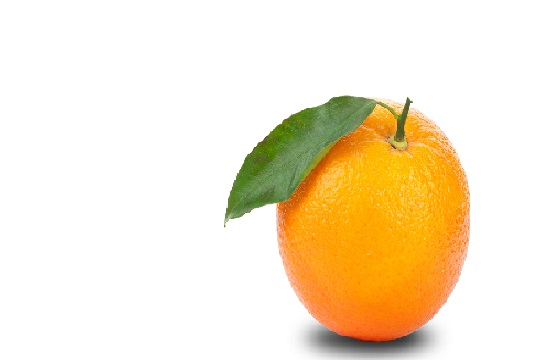
#> input picture orange.jpg, 540 x 360 px
$ python main.py
#> lines starting #> are read from the running program, lines starting #| are printed output that depends on the picture
from  PIL import Image

orange = Image.open("orange.jpg")
#> orange is the input picture: PIL image 540x360 RGB; mean R, G, B 245.5, 231.4, 205.9
moon = Image.open("moon.jpg")
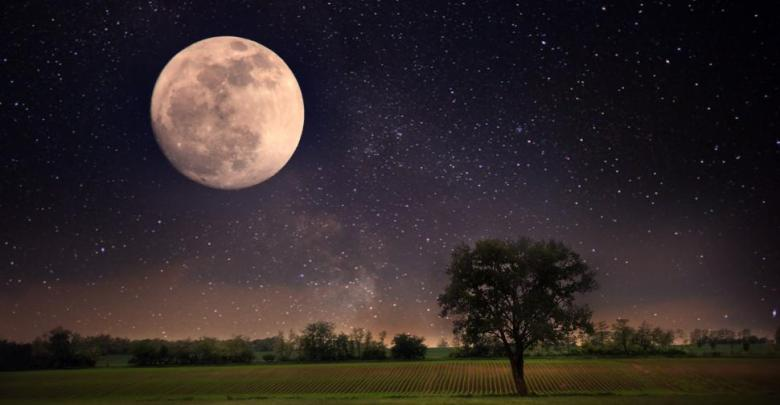
#> input picture moon.jpg, 780 x 405 px
#> moon is the input picture: PIL image 780x405 RGB; mean R, G, B 50.1, 40.7, 40.9

box=(240,79,465,360)
orange = orange.crop(box)
#> orange: PIL image 225x281 RGB

orange = orange.resize((111, 106), Image.BICUBIC)
#> orange: PIL image 111x106 RGB

orange_red, orange_green, orange_blue = orange.split()
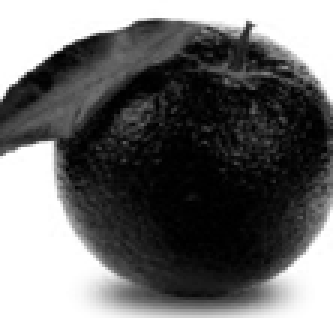
#> orange_blue: PIL image 111x106 L (shown 3 times larger); min 0, max 255, mean 106.2
list_orange_red = list(orange_red.getdata())
#> list_orange_red = 11766 values, max 255 at index 0, min 55 at index 10932, mean 227
list_orange_green = list(orange_green.getdata())
#> list_orange_green = 11766 values, max 255 at index 0, min 34 at index 10937, mean 183.8
list_orange_blue = list(orange_blue.getdata())
#> list_orange_blue = 11766 values, max 255 at index 0, min 0 at index 2017, mean 106.2

list_orange_red = list(map(lambda x: x - 150, list_orange_red))
#> list_orange_red = 11766 values, max 105 at index 0, min -95 at index 10932, mean 76.99
list_orange_green = list(map(lambda x: x - 150, list_orange_green))
#> list_orange_green = 11766 values, max 105 at index 0, min -116 at index 10937, mean 33.79
list_orange_blue = list(map(lambda x: x - 150, list_orange_blue))
#> list_orange_blue = 11766 values, max 105 at index 0, min -150 at index 2017, mean -43.82

orange_red.putdata(list_orange_red)
orange_green.putdata(list_orange_green)
orange_blue.putdata(list_orange_blue)

new_orange = Image.merge("RGB",(orange_red,orange_green,orange_blue))

moon_crop = moon.crop((173, 59, 173 + 111, 59 + 106))

orange_red, orange_green, orange_blue = new_orange.split()
moon_red, moon_green, moon_blue = moon_crop.split()
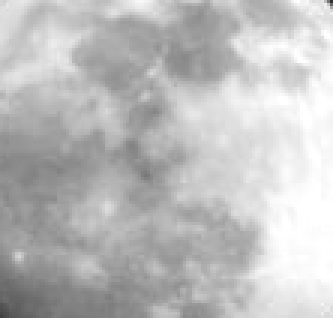
#> moon_red: PIL image 111x106 L (shown 3 times larger); min 48, max 255, mean 189.6
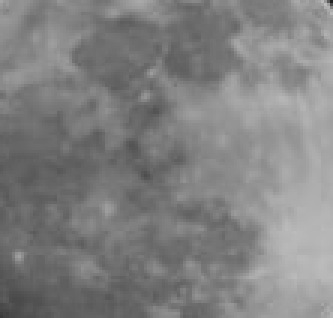
#> moon_blue: PIL image 111x106 L (shown 3 times larger); min 33, max 187, mean 128.8

list_orange_red = list(orange_red.getdata())
#> list_orange_red = 11766 values, max 105 at index 0, min 0 at index 717, mean 83.91
list_orange_green = list(orange_green.getdata())
#> list_orange_green = 11766 values, max 105 at index 0, min 0 at index 822, mean 40.36
list_orange_blue = list(orange_blue.getdata())
#> list_orange_blue = 11766 values, max 105 at index 0, min 0 at index 716, mean 31.83
list_moon_red = list(moon_red.getdata())
#> list_moon_red = 11766 values, max 255 at index 99, min 48 at index 110, mean 189.6
list_moon_green = list(moon_green.getdata())
#> list_moon_green = 11766 values, max 224 at index 8645, min 32 at index 110, mean 147
list_moon_blue = list(moon_blue.getdata())
#> list_moon_blue = 11766 values, max 187 at index 219, min 33 at index 110, mean 128.8

list_avg_red = [(a + b) // 2 for a, b in zip(list_orange_red, list_moon_red)]
#> list_avg_red = 11766 values, max 180 at index 99, min 66 at index 10585, mean 136.5
list_avg_green = [(a + b) // 2 for a, b in zip(list_orange_green, list_moon_green)]
#> list_avg_green = 11766 values, max 162 at index 8546, min 50 at index 6236, mean 93.41
list_avg_blue = [(a + b) // 2 for a, b in zip(list_orange_blue, list_moon_blue)]
#> list_avg_blue = 11766 values, max 146 at index 219, min 39 at index 6486, mean 80.06

avg_red = Image.new("L", (111, 106))
#> avg_red: PIL image 111x106 L; every value is 0
avg_green = Image.new("L", (111, 106))
avg_blue = Image.new("L", (111, 106))

avg_red.putdata(list_avg_red)
avg_green.putdata(list_avg_green)
avg_blue.putdata(list_avg_blue)
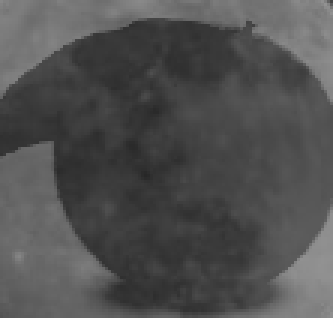
#> avg_blue: PIL image 111x106 L (shown 3 times larger); min 39, max 146, mean 80.1

avg_image = Image.merge("RGB", (avg_red, avg_green, avg_blue))
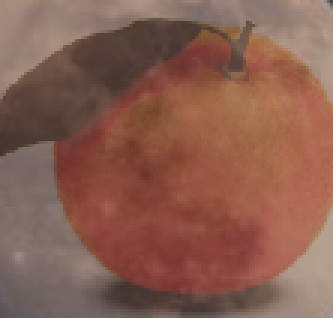
#> avg_image: PIL image 111x106 RGB (shown 3 times larger); mean R, G, B 136.5, 93.4, 80.1

moon.paste(avg_image, (173, 59))
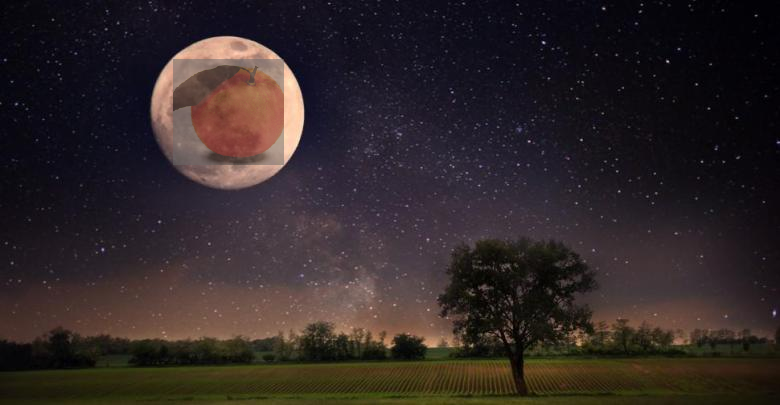
#> moon: PIL image 780x405 RGB; mean R, G, B 48.1, 38.7, 39.1
moon.show()
moon.save("test_on_moon.jpg")
